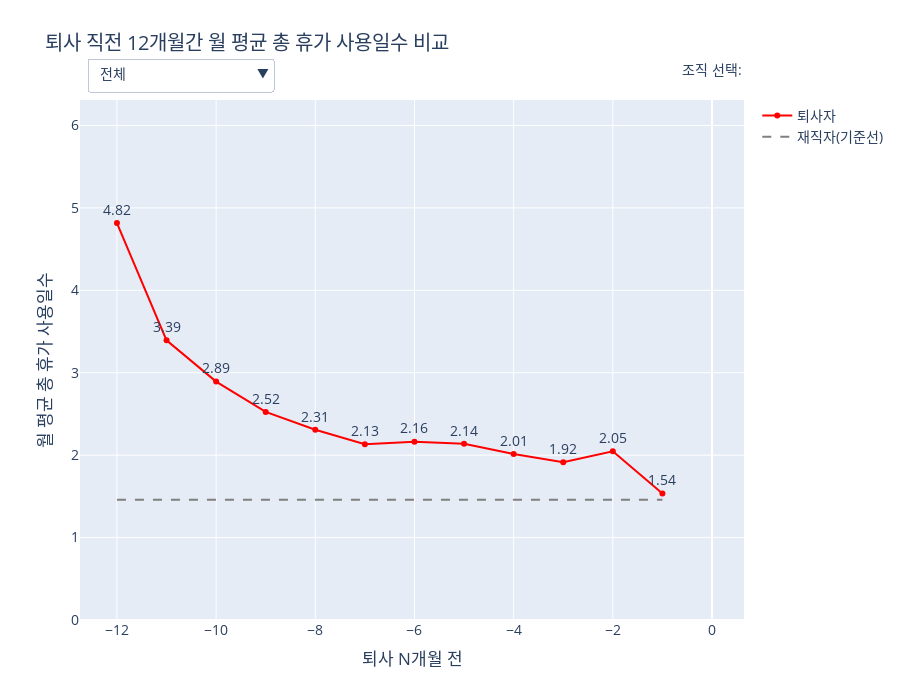

Notebook code cell kept with this figure:
### Code cell
import pandas as pd
import numpy as np
import plotly.graph_objects as go
import plotly.io as pio
import datetime

# --- 1. 데이터 임포트 ---
from services.tables.Time_Attendance.detailed_leave_info_table import detailed_leave_info_df
from services.tables.Time_Attendance.leave_type_table import leave_type_df
from services.tables.HR_Core.basic_info_table import emp_df
from services.tables.HR_Core.department_info_table import department_info_df
from services.tables.HR_Core.department_table import (
    dept_level_map, parent_map_dept, dept_name_map,
    division_order
)
from services.helpers.utils import find_division_name_for_dept

def create_figure():
    """
    제안 19: 퇴사 예측 선행 지표 분석 그래프를 생성합니다.
    """
    # --- 2. 데이터 준비 및 가공 ---
    leave_df = detailed_leave_info_df.copy()
    leave_df = pd.merge(leave_df, leave_type_df, on='LEAVE_TYPE_ID')
    leave_df['DATE'] = pd.to_datetime(leave_df['DATE'])
    leave_df['LEAVE_LENGTH'] = pd.to_numeric(leave_df['LEAVE_LENGTH'])

    # 퇴사자 그룹 패턴 계산
    leavers = emp_df[emp_df['CURRENT_EMP_YN'] == 'N'][['EMP_ID', 'OUT_DATE']].copy()
    leaver_leave_data = pd.merge(leavers, leave_df, on='EMP_ID', how='left')
    leaver_leave_data = leaver_leave_data[
        (leaver_leave_data['DATE'] < leaver_leave_data['OUT_DATE']) &
        (leaver_leave_data['DATE'] >= (leaver_leave_data['OUT_DATE'] - pd.DateOffset(months=12)))
    ].copy()
    
    if not leaver_leave_data.empty:
        leaver_leave_data['MONTHS_BEFORE_LEAVING'] = (leaver_leave_data['OUT_DATE'].dt.year - leaver_leave_data['DATE'].dt.year) * 12 + (leaver_leave_data['OUT_DATE'].dt.month - leaver_leave_data['DATE'].dt.month)
        leaver_pattern_df = leaver_leave_data.groupby(['EMP_ID', 'MONTHS_BEFORE_LEAVING'])['LEAVE_LENGTH'].sum().reset_index()
    else:
        leaver_pattern_df = pd.DataFrame(columns=['EMP_ID', 'MONTHS_BEFORE_LEAVING', 'LEAVE_LENGTH'])

    # 재직자 그룹 패턴 계산
    stayers = emp_df[emp_df['CURRENT_EMP_YN'] == 'Y'].copy()
    stayer_leaves = leave_df[(leave_df['EMP_ID'].isin(stayers['EMP_ID'])) & (leave_df['DATE'].dt.year == 2024)]
    stayer_monthly_avg = (stayer_leaves['LEAVE_LENGTH'].sum() / stayers['EMP_ID'].nunique()) / 12 if not stayers.empty and stayers['EMP_ID'].nunique() > 0 else 0

    # Division 정보 결합 및 최종 집계
    first_dept = department_info_df.sort_values('DEP_APP_START_DATE').groupby('EMP_ID').first().reset_index()
    first_dept['DIVISION_NAME'] = first_dept['DEP_ID'].apply(lambda x: find_division_name_for_dept(x, dept_level_map, parent_map_dept, dept_name_map))
    
    leaver_pattern_df = pd.merge(leaver_pattern_df, first_dept[['EMP_ID', 'DIVISION_NAME']], on='EMP_ID', how='left')
    leaver_pattern_df = leaver_pattern_df.dropna(subset=['DIVISION_NAME'])
    
    stayers_with_div = pd.merge(stayers, first_dept[['EMP_ID', 'DIVISION_NAME']], on='EMP_ID', how='left')
    stayers_with_div = stayers_with_div.dropna(subset=['DIVISION_NAME'])
    
    leaver_avg_by_month = leaver_pattern_df.groupby('MONTHS_BEFORE_LEAVING')['LEAVE_LENGTH'].mean().reset_index()
    leaver_avg_by_month_div = leaver_pattern_df.groupby(['DIVISION_NAME', 'MONTHS_BEFORE_LEAVING'], observed=False)['LEAVE_LENGTH'].mean().reset_index()
    
    stayer_avg_by_div = stayer_leaves.groupby('EMP_ID')['LEAVE_LENGTH'].sum().reset_index()
    stayer_avg_by_div = pd.merge(stayer_avg_by_div, stayers_with_div[['EMP_ID', 'DIVISION_NAME']], on='EMP_ID').groupby('DIVISION_NAME', observed=False)['LEAVE_LENGTH'].mean().reset_index()

    # --- 3. Plotly 인터랙티브 그래프 생성 ---
    fig = go.Figure()
    
    if not leaver_pattern_df.empty:
        y_max = pd.concat([leaver_avg_by_month['LEAVE_LENGTH'], leaver_avg_by_month_div['LEAVE_LENGTH']]).max()
        fixed_y_range = [0, y_max * 1.2]
        division_list = ['전체'] + division_order
        
        for i, div_name in enumerate(division_list):
            is_visible = (i == 0)
            if div_name == '전체':
                leaver_data, stayer_data_y = leaver_avg_by_month, [stayer_monthly_avg] * 12
            else:
                leaver_data = leaver_avg_by_month_div[leaver_avg_by_month_div['DIVISION_NAME'] == div_name]
                stayer_div_avg = stayer_avg_by_div[stayer_avg_by_div['DIVISION_NAME'] == div_name]['LEAVE_LENGTH'].iloc[0] if not stayer_avg_by_div[stayer_avg_by_div['DIVISION_NAME'] == div_name].empty else 0
                stayer_data_y = [stayer_div_avg / 12] * 12
                
            x_axis_months = -np.arange(12, 0, -1)
            leaver_data_aligned = pd.DataFrame({'MONTHS_BEFORE_LEAVING': np.arange(1, 13)})
            leaver_data_aligned = pd.merge(leaver_data_aligned, leaver_data, on='MONTHS_BEFORE_LEAVING', how='left').fillna(0)
            
            fig.add_trace(go.Scatter(
                x=x_axis_months, y=leaver_data_aligned['LEAVE_LENGTH'],
                mode='lines+markers+text', name='퇴사자', line=dict(color='red'), visible=is_visible,
                text=leaver_data_aligned['LEAVE_LENGTH'].round(2).astype(str), textposition='top center'
            ))
            fig.add_trace(go.Scatter(
                x=x_axis_months, y=stayer_data_y, mode='lines', name='재직자(기준선)', 
                line=dict(color='grey', dash='dash'), visible=is_visible
            ))
            
        # --- 4. 드롭다운 메뉴 및 레이아웃 업데이트 ---
        buttons = []
        for i, div_name in enumerate(division_list):
            visibility_mask = [False] * (len(division_list) * 2)
            visibility_mask[i*2], visibility_mask[i*2 + 1] = True, True
            buttons.append(dict(label=div_name, method='update', args=[{'visible': visibility_mask}]))
        
        fig.update_layout(
            updatemenus=[dict(active=0, buttons=buttons, direction="down", pad={"r": 10, "t": 10}, showactive=True, x=0.01, xanchor="left", y=1.1, yanchor="top")],
            title_text='퇴사 직전 12개월간 월 평균 총 휴가 사용일수 비교',
            xaxis_title='퇴사 N개월 전', yaxis_title='월 평균 총 휴가 사용일수',
            font_size=14, height=700,
            annotations=[dict(text="조직 선택:", showarrow=False, x=0, y=1.08, yref="paper", align="left")],
            yaxis_range=fixed_y_range
        )
    else:
        fig.update_layout(title_text="분석할 퇴사자 휴가 데이터가 없습니다.")

    return fig

# 이 파일을 직접 실행할 경우 그래프를 생성하여 보여줍니다.
if __name__ == '__main__':
    pio.renderers.default = 'vscode'
    fig = create_figure()
    fig.show()

### Figure 1 — Plotly figure (JSON) as saved in the notebook; plotly's stock layout.template omitted (floating-point values rounded to 4 significant figures)
{"data": [{"line": {"color": "red"}, "mode": "lines+markers+text", "name": "퇴사자", "text": ["4.82", "3.39", "2.89", "2.52", "2.31", "2.13", "2.16", "2.14", "2.01", "1.92", "2.05", "1.54"], "textposition": "top center", "type": "scatter", "visible": true, "x": [-12, -11, -10, -9, -8, -7, -6, -5, -4, -3, -2, -1], "y": [4.816, 3.393, 2.892, 2.525, 2.308, 2.133, 2.163, 2.137, 2.014, 1.915, 2.047, 1.536]}, {"line": {"color": "grey", "dash": "dash"}, "mode": "lines", "name": "재직자(기준선)", "type": "scatter", "visible": true, "x": [-12, -11, -10, -9, -8, -7, -6, -5, -4, -3, -2, -1], "y": [1.458, 1.458, 1.458, 1.458, 1.458, 1.458, 1.458, 1.458, 1.458, 1.458, 1.458, 1.458]}, {"line": {"color": "red"}, "mode": "lines+markers+text", "name": "퇴사자", "text": ["5.26", "3.14", "3.0", "2.24", "2.21", "1.87", "2.02", "1.95", "1.98", "2.0", "1.97", "1.54"], "textposition": "top center", "type": "scatter", "visible": false, "x": [-12, -11, -10, -9, -8, -7, -6, -5, -4, -3, -2, -1], "y": [5.258, 3.141, 3.0, 2.237, 2.214, 1.873, 2.019, 1.951, 1.979, 2.0, 1.967, 1.544]}, {"line": {"color": "grey", "dash": "dash"}, "mode": "lines", "name": "재직자(기준선)", "type": "scatter", "visible": false, "x": [-12, -11, -10, -9, -8, -7, -6, -5, -4, -3, -2, -1], "y": [1.539, 1.539, 1.539, 1.539, 1.539, 1.539, 1.539, 1.539, 1.539, 1.539, 1.539, 1.539]}, {"line": {"color": "red"}, "mode": "lines+markers+text", "name": "퇴사자", "text": ["5.13", "3.46", "2.78", "2.7", "2.52", "2.25", "2.41", "2.23", "1.87", "1.82", "2.04", "1.49"], "textposition": "top center", "type": "scatter", "visible": false, "x": [-12, -11, -10, -9, -8, -7, -6, -5, -4, -3, -2, -1], "y": [5.132, 3.455, 2.784, 2.701, 2.522, 2.25, 2.408, 2.226, 1.867, 1.817, 2.041, 1.487]}, {"line": {"color": "grey", "dash": "dash"}, "mode": "lines", "name": "재직자(기준선)", "type": "scatter", "visible": false, "x": [-12, -11, -10, -9, -8, -7, -6, -5, -4, -3, -2, -1], "y": [1.522, 1.522, 1.522, 1.522, 1.522, 1.522, 1.522, 1.522, 1.522, 1.522, 1.522, 1.522]}, {"line": {"color": "red"}, "mode": "lines+markers+text", "name": "퇴사자", "text": ["4.71", "3.31", "2.8", "2.05", "2.06", "2.13", "2.04", "2.03", "2.09", "1.86", "1.96", "1.47"], "textposition": "top center", "type": "scatter", "visible": false, "x": [-12, -11, -10, -9, -8, -7, -6, -5, -4, -3, -2, -1], "y": [4.708, 3.306, 2.798, 2.054, 2.058, 2.131, 2.042, 2.026, 2.093, 1.858, 1.964, 1.473]}, {"line": {"color": "grey", "dash": "dash"}, "mode": "lines", "name": "재직자(기준선)", "type": "scatter", "visible": false, "x": [-12, -11, -10, -9, -8, -7, -6, -5, -4, -3, -2, -1], "y": [1.516, 1.516, 1.516, 1.516, 1.516, 1.516, 1.516, 1.516, 1.516, 1.516, 1.516, 1.516]}, {"line": {"color": "red"}, "mode": "lines+markers+text", "name": "퇴사자", "text": ["4.23", "3.63", "2.99", "3.04", "2.39", "2.26", "2.14", "2.35", "2.12", "2.01", "2.22", "1.67"], "textposition": "top center", "type": "scatter", "visible": false, "x": [-12, -11, -10, -9, -8, -7, -6, -5, -4, -3, -2, -1], "y": [4.227, 3.634, 2.993, 3.038, 2.386, 2.264, 2.139, 2.349, 2.123, 2.01, 2.224, 1.672]}, {"line": {"color": "grey", "dash": "dash"}, "mode": "lines", "name": "재직자(기준선)", "type": "scatter", "visible": false, "x": [-12, -11, -10, -9, -8, -7, -6, -5, -4, -3, -2, -1], "y": [1.642, 1.642, 1.642, 1.642, 1.642, 1.642, 1.642, 1.642, 1.642, 1.642, 1.642, 1.642]}], "layout": {"annotations": [{"align": "left", "showarrow": false, "text": "조직 선택:", "x": 0, "y": 1.08, "yref": "paper"}], "font": {"size": 14}, "height": 700, "title": {"text": "퇴사 직전 12개월간 월 평균 총 휴가 사용일수 비교"}, "updatemenus": [{"active": 0, "buttons": [{"args": [{"visible": [true, true, false, false, false, false, false, false, false, false]}], "label": "전체", "method": "update"}, {"args": [{"visible": [false, false, true, true, false, false, false, false, false, false]}], "label": "Planning Division", "method": "update"}, {"args": [{"visible": [false, false, false, false, true, true, false, false, false, false]}], "label": "Sales Division", "method": "update"}, {"args": [{"visible": [false, false, false, false, false, false, true, true, false, false]}], "label": "Development Division", "method": "update"}, {"args": [{"visible": [false, false, false, false, false, false, false, false, true, true]}], "label": "Operating Division", "method": "update"}], "direction": "down", "pad": {"r": 10, "t": 10}, "showactive": true, "x": 0.01, "xanchor": "left", "y": 1.1, "yanchor": "top"}], "xaxis": {"title": {"text": "퇴사 N개월 전"}}, "yaxis": {"range": [0, 6.309], "title": {"text": "월 평균 총 휴가 사용일수"}}}}
